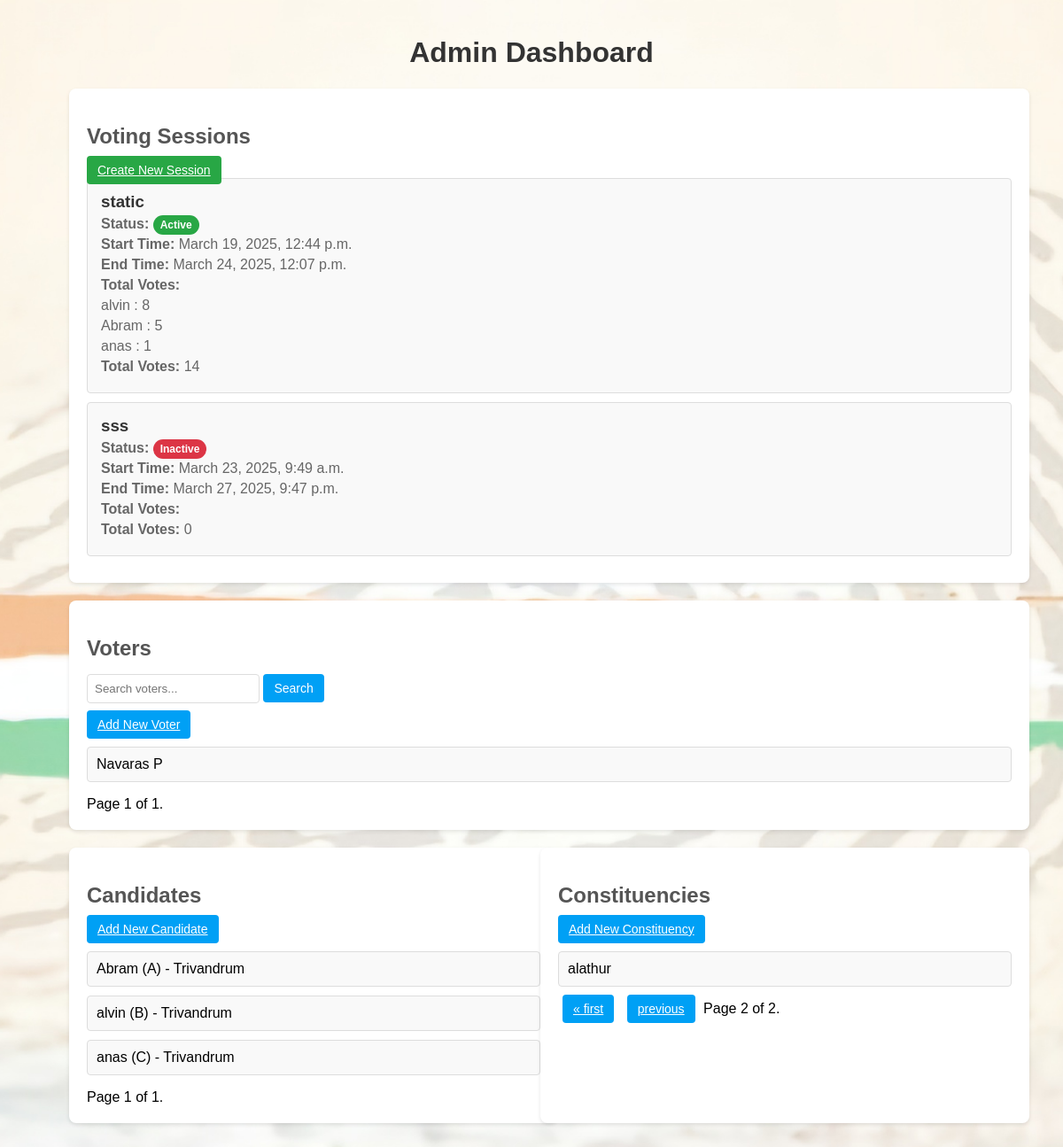
The app's page /dashboard/?constituency_page=2 (signed in) with its own data.
### manager/models.py (models this page shows, shortened)
class VotingSession(models.Model):
    name = models.CharField(max_length=100)
    constituency = models.ForeignKey(Constituency, on_delete=models.CASCADE, null=True, blank=True)
    start_time = models.DateTimeField()
    end_time = models.DateTimeField()
    status = models.CharField(
        max_length=10,
        choices=[('Active', 'Active'), ('Inactive', 'Inactive')],
        default='Inactive'
    )
    voted_users = models.ManyToManyField(Voter, blank=True)

class VoteCount(models.Model):
    session = models.ForeignKey(VotingSession, on_delete=models.CASCADE)
    candidate = models.ForeignKey(Candidate, on_delete=models.CASCADE)
    total_votes = models.PositiveIntegerField(default=0)
    class Meta:
        unique_together = ('session', 'candidate')

class Candidate(models.Model):
    name = models.CharField(max_length=100)
    image = models.ImageField(upload_to='candidate_images/', blank=True, null=True)
    party = models.CharField(max_length=100)
    constituency = models.ForeignKey(Constituency, on_delete=models.CASCADE, null=True, blank=True)

class Voter(models.Model):
    name = models.CharField(max_length=100)
    fingerprint_data = models.TextField()
    retina_data = models.TextField()
    is_registered = models.BooleanField(default=False)
    image = models.ImageField(upload_to='voter_images/', blank=True, null=True)
    address = models.TextField(blank=True, null=True)
    constituency = models.ForeignKey(Constituency, on_delete=models.CASCADE, null=True, blank=True)
    pin = models.CharField(max_length=10, blank=True, null=True)
    phone_number = models.CharField(max_length=15, blank=True, null=True)
    email = models.EmailField(blank=True, null=True)
    aadhaar_num = models.CharField(
        max_length=12,
        unique=True,
        validators=[
            MinLengthValidator(12),
            RegexValidator(r'^\d{12}$', 'Aadhaar number must be 12 digits.')
        ],
        blank=True,
        null=True
    )

class Constituency(models.Model):
    constituency = models.CharField(max_length=100, unique=True)
    def __str__(self):
        return self.constituency

### manager/views.py (the view)
# urls.py: path('dashboard/', views.dashboard, name='dashboard'),
@login_required
def dashboard(request):
    voters = Voter.objects.all()
    sessions = VotingSession.objects.all()
    candidates = Candidate.objects.all()
    constituencies = Constituency.objects.all()
    voter_paginator = Paginator(voters, 5)
    voter_page_number = request.GET.get('voter_page')
    voter_page_obj = voter_paginator.get_page(voter_page_number)
    session_paginator = Paginator(sessions, 3)
    session_page_number = request.GET.get('session_page')
    session_page_obj = session_paginator.get_page(session_page_number)
    candidate_paginator = Paginator(candidates, 5)
    candidate_page_number = request.GET.get('candidate_page')
    candidate_page_obj = candidate_paginator.get_page(candidate_page_number)
    constituency_paginator = Paginator(constituencies, 5)
    constituency_page_number = request.GET.get('constituency_page')
    constituency_page_obj = constituency_paginator.get_page(constituency_page_number)
    session_data = []
    for session in session_page_obj:
        candidates_data = VoteCount.objects.filter(session=session).order_by('-total_votes')
        total_votes = sum(candidate.total_votes for candidate in candidates_data)
        session_data.append({
            'session': session,
            'candidates_data': candidates_data,
            'total_votes': total_votes,
        })
    return render(request, 'dashboard.html', {
        'voter_page_obj': voter_page_obj,
        'session_page_obj': session_page_obj,
        'session_data': session_data,
        'candidate_page_obj': candidate_page_obj,
        'constituency_page_obj': constituency_page_obj,
    })

### templates/dashboard.html (shortened to what this page needs)
{% load static %}
<!DOCTYPE html>
<html lang="en">
<head>
</head>
<body>
    <h1>Admin Dashboard</h1>
    <div class="dashboard-container">
        <div class="dashboard-section">
            <h2>Voting Sessions</h2>
            <a href="{% url 'create_session' %}" class="btn btn-success">Create New Session</a>
            <div class="session-list">
                {% for data in session_data %}
                    <div class="session-tile">
                        <a href="{% url 'session_details' session_id=data.session.id %}" style="text-decoration: none; color: #00a0f5;">
                        <div class="session-info">
                            <h3>{{ data.session.name }}</h3>
                            <p><strong>Status:</strong>
                                <span class="status-badge {% if data.session.status == 'Active' %}active{% else %}inactive{% endif %}">
                                    {{ data.session.status }}
                                </span>
                            </p>
                            <p><strong>Start Time:</strong> {{ data.session.start_time }}</p>
                            <p><strong>End Time:</strong> {{ data.session.end_time }}</p>
                            <p><strong>Total Votes:</strong>
                                {% with total_votes=0 %}
                                {% for candidate_data in data.candidates_data %}
                                    <p>{{ candidate_data.candidate.name }} : {{ candidate_data.total_votes }}</p>
                                {% endfor %}
                                <p><strong>Total Votes:</strong> {{ data.total_votes }}</p>
                                {% endwith %}
                            </p>
                        </div>
                        </a>
                    </div>
                {% endfor %}
            </div>
        </div>
        <div class="dashboard-section">
            <h2>Voters</h2>
            <form method="get" action="." class="search-form">
                <input type="text" name="voter_search" placeholder="Search voters..." value="{{ request.GET.voter_search }}">
                <button type="submit" class="btn btn-primary">Search</button>
            </form>
            <a href="{% url 'add_voter' %}" class="btn btn-primary">Add New Voter</a>
            <ul class="voter-list">
                {% for voter in voter_page_obj %}
                    <li>
                        <span>{{ voter.name }}</span>
                    </li>
                {% endfor %}
            </ul>
            <div class="pagination">
                <span class="step-links">
                    <span class="current">
                        Page {{ voter_page_obj.number }} of {{ voter_page_obj.paginator.num_pages }}.
                    </span>
                </span>
            </div>
        </div>
        <div class="two-column-container">
            <div class="dashboard-section">
                <h2>Candidates</h2>
                <a href="{% url 'add_candidate' %}" class="btn btn-primary">Add New Candidate</a>
                <ul class="voter-list">
                    {% for candidate in candidate_page_obj %}
                        <li>
                            <span>{{ candidate.name }} ({{ candidate.party }}) - {{ candidate.constituency }}</span>
                        </li>
                    {% empty %}
                        <li>No candidates available.</li>
                    {% endfor %}
                </ul>
                <div class="pagination">
                    <span class="step-links">
                        <span class="current">
                            Page {{ candidate_page_obj.number }} of {{ candidate_page_obj.paginator.num_pages }}.
                        </span>
                    </span>
                </div>
            </div>
            <div class="dashboard-section">
                <h2>Constituencies</h2>
                <a href="{% url 'add_constituency' %}" class="btn btn-primary">Add New Constituency</a>
                <ul class="voter-list">
                    {% for constituency in constituency_page_obj %}
                        <li>
                            <span>{{ constituency.constituency }}</span>
                        </li>
                    {% empty %}
                        <li>No constituencies available.</li>
                    {% endfor %}
                </ul>
                <div class="pagination">
                    <span class="step-links">
                        {% if constituency_page_obj.has_previous %}
                            <a href="?constituency_page=1" class="btn btn-primary">&laquo; first</a>
                            <a href="?constituency_page={{ constituency_page_obj.previous_page_number }}" class="btn btn-primary">previous</a>
                        {% endif %}
                        <span class="current">
                            Page {{ constituency_page_obj.number }} of {{ constituency_page_obj.paginator.num_pages }}.
                        </span>
                    </span>
                </div>
            </div>
        </div>
    </div>
</body>
</html>

### records on screen
VotingSession: session.name "static", session.status "Active", session.start_time "March 19, 2025, 12:44 p.m.", session.end_time "March 24, 2025, 12:07 p.m.", total_votes "14"
VoteCount: candidate.name "alvin", total_votes "8"
VoteCount: candidate.name "Abram", total_votes "5"
VoteCount: candidate.name "anas", total_votes "1"
VotingSession: session.name "sss", session.status "Inactive", session.start_time "March 23, 2025, 9:49 a.m.", session.end_time "March 27, 2025, 9:47 p.m.", total_votes "0"
Voter: name "Navaras P"
Candidate: name "Abram", party "A", constituency "Trivandrum"
Candidate: name "alvin", party "B", constituency "Trivandrum"
Candidate: name "anas", party "C", constituency "Trivandrum"
Constituency: constituency "alathur"

### other values on screen
{{ voter_page_obj.number }} "1"
{{ voter_page_obj.paginator.num_pages }} "1"
{{ candidate_page_obj.number }} "1"
{{ candidate_page_obj.paginator.num_pages }} "1"
{{ constituency_page_obj.number }} "2"
{{ constituency_page_obj.paginator.num_pages }} "2"
